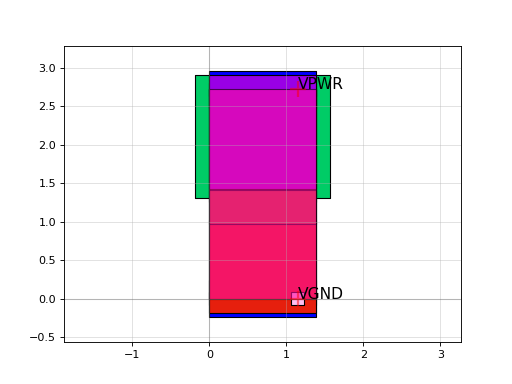

Reproduce this figure in Python.
import sky130

c = sky130.components.sky130_fd_sc_hd__clkbuf_1()
c.plot()
